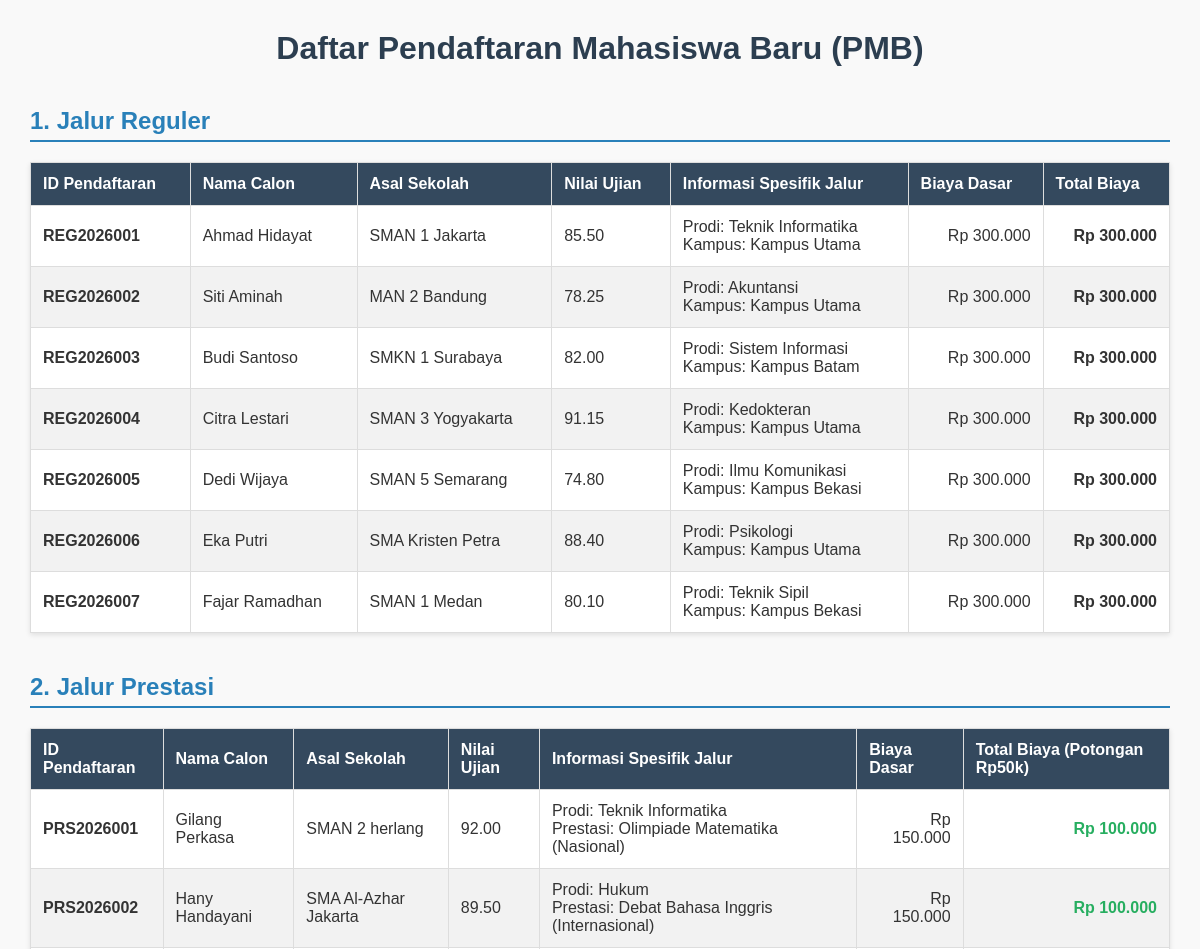
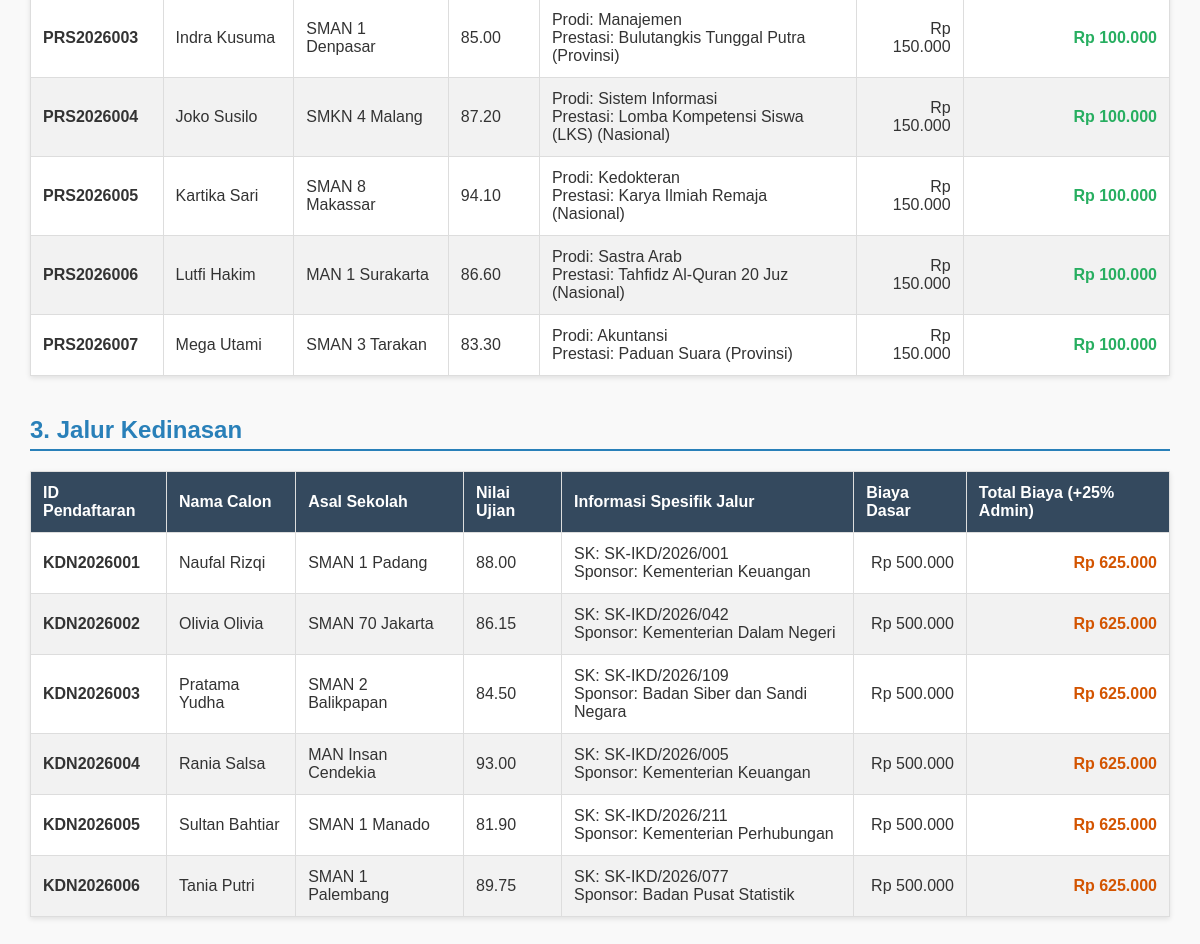
The page / on the database its author committed (2 pictures, top to bottom).
### tables this page shows
CREATE TABLE `tabel_pendaftaran` (
  `id_pendaftaran` varchar(10) NOT NULL,
  `nama_calon` varchar(100) NOT NULL,
  `asal_sekolah` varchar(100) NOT NULL,
  `nilai_ujian` decimal(5,2) NOT NULL,
  `biaya_pendaftaran_dasar` decimal(10,2) NOT NULL,
  `jalur_pendaftaran` varchar(20) NOT NULL CHECK (`jalur_pendaftaran` in ('Reguler','Prestasi','Kedinasan')),
  `pilihan_prodi` varchar(50) DEFAULT NULL,
  `lokasi_kampus` varchar(50) DEFAULT NULL,
  `jenis_prestasi` varchar(50) DEFAULT NULL,
  `tingkat_prestasi` varchar(30) DEFAULT NULL,
  `sk_ikatan_dinas` varchar(50) DEFAULT NULL,
  `instansi_sponsor` varchar(100) DEFAULT NULL
);

### pendaftaran.php (called while the page is built, shortened)
<?php
abstract class Pendaftaran
{
    protected $id_pendaftaran;
    protected $nama_calon;
    protected $asal_sekolah;
    protected $nilai_ujian;
    public function __construct($id, $nama, $sekolah, $nilai, $biaya)
    {
        $this->id_pendaftaran = $id;
        $this->nama_calon = $nama;
        $this->asal_sekolah = $sekolah;
        $this->nilai_ujian = $nilai;
        $this->biayaPendaftaranDasar = $biaya;
    }
    public function getIdPendaftaran()
    {
        return $this->id_pendaftaran;
    }
    public function getNamaCalon()
    {
        return $this->nama_calon;
    }
    public function getAsalSekolah()
    {
        return $this->asal_sekolah;
    }
    public function getNilaiUjian()
    {
        return $this->nilai_ujian;
    }
}
?>

### index.php (the view, shortened to what this page needs)
<?php
require_once 'pendaftaran.php';
require_once 'PendaftaranReguler.php';
require_once 'PendaftaranPrestasi.php';
require_once 'PendaftaranKedinasan.php';
$database = new Database();
$db = $database->getConnection();
$listReguler   = PendaftaranReguler::ambilDataReguler($db);
$listPrestasi  = PendaftaranPrestasi::ambilDataPrestasi($db);
$listKedinasan = PendaftaranKedinasan::ambilDataKedinasan($db);
?>
<!DOCTYPE html>
<html lang="id">
<head>
</head>
<body>
    <h1>Daftar Pendaftaran Mahasiswa Baru (PMB)</h1>
    <h2>1. Jalur Reguler</h2>
    <table>
        <thead>
            <tr>
                <th>ID Pendaftaran</th>
                <th>Nama Calon</th>
                <th>Asal Sekolah</th>
                <th>Nilai Ujian</th>
                <th>Informasi Spesifik Jalur</th>
                <th>Biaya Dasar</th>
                <th>Total Biaya</th>
            </tr>
        </thead>
        <tbody>
            <?php if (empty($listReguler)): ?>
                <tr><td colspan="7" style="text-align:center;">Tidak ada data pendaftar jalur reguler.</td></tr>
            <?php else: ?>
                <?php foreach ($listReguler as $reguler): ?>
                    <tr>
                        <td><strong><?= $reguler->getIdPendaftaran(); ?></strong></td>
                        <td><?= $reguler->getNamaCalon(); ?></td>
                        <td><?= $reguler->getAsalSekolah(); ?></td>
                        <td><?= $reguler->getNilaiUjian(); ?></td>
                        <td><?php $reguler->tampilkanInfoJalur(); ?></td>
                        <td class="text-right">Rp <?= number_format($reguler->hitungTotalBiaya(), 0, ',', '.'); ?></td>
                        <td class="text-right"><strong>Rp <?= number_format($reguler->hitungTotalBiaya(), 0, ',', '.'); ?></strong></td>
                    </tr>
                <?php endforeach; ?> <?php endif; ?>
        </tbody>
    </table>
    <h2>2. Jalur Prestasi</h2>
    <table>
        <thead>
            <tr>
                <th>ID Pendaftaran</th>
                <th>Nama Calon</th>
                <th>Asal Sekolah</th>
                <th>Nilai Ujian</th>
                <th>Informasi Spesifik Jalur</th>
                <th>Biaya Dasar</th>
                <th>Total Biaya (Potongan Rp50k)</th>
            </tr>
        </thead>
        <tbody>
            <?php if (empty($listPrestasi)): ?>
                <tr><td colspan="7" style="text-align:center;">Tidak ada data pendaftar jalur prestasi.</td></tr>
            <?php else: ?>
                <?php foreach ($listPrestasi as $prestasi): ?>
                    <tr>
                        <td><strong><?= $prestasi->getIdPendaftaran(); ?></strong></td>
                        <td><?= $prestasi->getNamaCalon(); ?></td>
                        <td><?= $prestasi->getAsalSekolah(); ?></td>
                        <td><?= $prestasi->getNilaiUjian(); ?></td>
                        <td><?php $prestasi->tampilkanInfoJalur(); ?></td>
                        <td class="text-right">Rp <?= number_format($prestasi->hitungTotalBiaya() + 50000, 0, ',', '.'); ?></td>
                        <td class="text-right" style="color: #27ae60;"><strong>Rp <?= number_format($prestasi->hitungTotalBiaya(), 0, ',', '.'); ?></strong></td>
                    </tr>
                <?php endforeach; ?> <?php endif; ?>
        </tbody>
    </table>
    <h2>3. Jalur Kedinasan</h2>
    <table>
        <thead>
            <tr>
                <th>ID Pendaftaran</th>
                <th>Nama Calon</th>
                <th>Asal Sekolah</th>
                <th>Nilai Ujian</th>
                <th>Informasi Spesifik Jalur</th>
                <th>Biaya Dasar</th>
                <th>Total Biaya (+25% Admin)</th>
            </tr>
        </thead>
        <tbody>
            <?php if (empty($listKedinasan)): ?>
                <tr><td colspan="7" style="text-align:center;">Tidak ada data pendaftar jalur kedinasan.</td></tr>
            <?php else: ?>
                <?php foreach ($listKedinasan as $kedinasan): ?>
                    <tr>
                        <td><strong><?= $kedinasan->getIdPendaftaran(); ?></strong></td>
                        <td><?= $kedinasan->getNamaCalon(); ?></td>
                        <td><?= $kedinasan->getAsalSekolah(); ?></td>
                        <td><?= $kedinasan->getNilaiUjian(); ?></td>
                        <td><?php $kedinasan->tampilkanInfoJalur(); ?></td>
                        <td class="text-right">Rp <?= number_format($kedinasan->hitungTotalBiaya() / 1.25, 0, ',', '.'); ?></td>
                        <td class="text-right" style="color: #d35400;"><strong>Rp <?= number_format($kedinasan->hitungTotalBiaya(), 0, ',', '.'); ?></strong></td>
                    </tr>
                <?php endforeach; ?> <?php endif; ?>
        </tbody>
    </table>
</body>
</html>

### PendaftaranReguler.php (shortened to what this page needs)
<?php
require_once 'pendaftaran.php';
class PendaftaranReguler extends Pendaftaran {
    private $pilihan_prodi;
    private $lokasi_kampus;
    public function __construct($id, $nama, $sekolah, $nilai, $biaya, $prodi, $kampus) {
        $this->pilihan_prodi = $prodi;
        $this->lokasi_kampus = $kampus;
    }
    public function hitungTotalBiaya() {
        return $this->biayaPendaftaranDasar;
    }
    public function tampilkanInfoJalur() {
        echo "Prodi: " . $this->pilihan_prodi . "<br>";
        echo "Kampus: " . $this->lokasi_kampus;
    }
    public static function ambilDataReguler($db_conn) {
        $query = "SELECT * FROM tabel_pendaftaran WHERE jalur_pendaftaran = 'Reguler'";
        $stmt = $db_conn->prepare($query);
        $stmt->execute();
        $hasil = [];
        while ($row = $stmt->fetch(PDO::FETCH_ASSOC)) {
            $hasil[] = new self(
                $row['id_pendaftaran'],
                $row['nama_calon'],
                $row['asal_sekolah'],
                $row['nilai_ujian'],
                $row['biaya_pendaftaran_dasar'],
                $row['pilihan_prodi'],
                $row['lokasi_kampus']
            );
        }
        return $hasil;
    }
}
?>

### PendaftaranPrestasi.php (shortened to what this page needs)
<?php
require_once 'pendaftaran.php';
class PendaftaranPrestasi extends Pendaftaran {
    private $pilihan_prodi;
    private $jenis_prestasi;
    private $tingkat_prestasi;
    public function __construct($id, $nama, $sekolah, $nilai, $biaya, $prodi, $jenis, $tingkat) {
        $this->pilihan_prodi = $prodi;
        $this->jenis_prestasi = $jenis;
        $this->tingkat_prestasi = $tingkat;
    }
    public function hitungTotalBiaya() {
        $potongan = 50000;
        $total = $this->biayaPendaftaranDasar - $potongan;
        return ($total < 0) ? 0 : $total;
    }
    public function tampilkanInfoJalur() {
        echo "Prodi: " . $this->pilihan_prodi . "<br>";
        echo "Prestasi: " . $this->jenis_prestasi . " (" . $this->tingkat_prestasi . ")";
    }
    public static function ambilDataPrestasi($db_conn) {
        $query = "SELECT * FROM tabel_pendaftaran WHERE jalur_pendaftaran = 'Prestasi'";
        $stmt = $db_conn->prepare($query);
        $stmt->execute();
        $hasil = [];
        while ($row = $stmt->fetch(PDO::FETCH_ASSOC)) {
            $hasil[] = new self(
                $row['id_pendaftaran'],
                $row['nama_calon'],
                $row['asal_sekolah'],
                $row['nilai_ujian'],
                $row['biaya_pendaftaran_dasar'],
                $row['pilihan_prodi'],
                $row['jenis_prestasi'],
                $row['tingkat_prestasi']
            );
        }
        return $hasil;
    }
}
?>

### PendaftaranKedinasan.php (shortened to what this page needs)
<?php
require_once 'pendaftaran.php';
class PendaftaranKedinasan extends Pendaftaran {
    private $sk_ikatan_dinas;
    private $instansi_sponsor;
    public function __construct($id, $nama, $sekolah, $nilai, $biaya, $sk, $sponsor) {
        $this->sk_ikatan_dinas = $sk;
        $this->instansi_sponsor = $sponsor;
    }
    public function hitungTotalBiaya() {
        $biayaTambahan = $this->biayaPendaftaranDasar * 0.25;
        return $this->biayaPendaftaranDasar + $biayaTambahan;
    }
    public function tampilkanInfoJalur() {
        echo "SK: " . $this->sk_ikatan_dinas . "<br>";
        echo "Sponsor: " . $this->instansi_sponsor;
    }
    public static function ambilDataKedinasan($db_conn) {
        $query = "SELECT * FROM tabel_pendaftaran WHERE jalur_pendaftaran = 'Kedinasan'";
        $stmt = $db_conn->prepare($query);
        $stmt->execute();
        $hasil = [];
        while ($row = $stmt->fetch(PDO::FETCH_ASSOC)) {
            $hasil[] = new self(
                $row['id_pendaftaran'],
                $row['nama_calon'],
                $row['asal_sekolah'],
                $row['nilai_ujian'],
                $row['biaya_pendaftaran_dasar'],
                $row['sk_ikatan_dinas'],
                $row['instansi_sponsor']
            );
        }
        return $hasil;
    }
}
?>

### index.php (style rules this page uses)
body { font-family: Arial, sans-serif; margin: 30px; background-color: #f9f9f9; color: #333; }
h1 { text-align: center; color: #2c3e50; margin-bottom: 40px; }
h2 { color: #2980b9; border-bottom: 2px solid #2980b9; padding-bottom: 5px; margin-top: 40px; }
table { width: 100%; border-collapse: collapse; margin-top: 15px; background: #fff; box-shadow: 0 2px 5px rgba(0,0,0,0.1); }
th, td { padding: 12px; text-align: left; border: 1px solid #ddd; }
th { background-color: #34495e; color: #fff; }
tr:nth-child(even) { background-color: #f2f2f2; }
.text-right { text-align: right; }

### rows shown on the page
tabel_pendaftaran: id_pendaftaran "REG2026001", nama_calon "Ahmad Hidayat", asal_sekolah "SMAN 1 Jakarta", nilai_ujian "85.50", pilihan_prodi "Teknik Informatika", lokasi_kampus "Kampus Utama", biaya_pendaftaran_dasar "300.000"
tabel_pendaftaran: id_pendaftaran "REG2026002", nama_calon "Siti Aminah", asal_sekolah "MAN 2 Bandung", nilai_ujian "78.25", pilihan_prodi "Akuntansi", lokasi_kampus "Kampus Utama", biaya_pendaftaran_dasar "300.000"
tabel_pendaftaran: id_pendaftaran "REG2026003", nama_calon "Budi Santoso", asal_sekolah "SMKN 1 Surabaya", nilai_ujian "82.00", pilihan_prodi "Sistem Informasi", lokasi_kampus "Kampus Batam", biaya_pendaftaran_dasar "300.000"
tabel_pendaftaran: id_pendaftaran "REG2026004", nama_calon "Citra Lestari", asal_sekolah "SMAN 3 Yogyakarta", nilai_ujian "91.15", pilihan_prodi "Kedokteran", lokasi_kampus "Kampus Utama", biaya_pendaftaran_dasar "300.000"
tabel_pendaftaran: id_pendaftaran "REG2026005", nama_calon "Dedi Wijaya", asal_sekolah "SMAN 5 Semarang", nilai_ujian "74.80", pilihan_prodi "Ilmu Komunikasi", lokasi_kampus "Kampus Bekasi", biaya_pendaftaran_dasar "300.000"
tabel_pendaftaran: id_pendaftaran "REG2026006", nama_calon "Eka Putri", asal_sekolah "SMA Kristen Petra", nilai_ujian "88.40", pilihan_prodi "Psikologi", lokasi_kampus "Kampus Utama", biaya_pendaftaran_dasar "300.000"
tabel_pendaftaran: id_pendaftaran "REG2026007", nama_calon "Fajar Ramadhan", asal_sekolah "SMAN 1 Medan", nilai_ujian "80.10", pilihan_prodi "Teknik Sipil", lokasi_kampus "Kampus Bekasi", biaya_pendaftaran_dasar "300.000"
tabel_pendaftaran: id_pendaftaran "PRS2026001", nama_calon "Gilang Perkasa", asal_sekolah "SMAN 2 herlang", nilai_ujian "92.00", pilihan_prodi "Teknik Informatika", jenis_prestasi "Olimpiade Matematika", tingkat_prestasi "Nasional", $prestasi->hitungTotalBiaya() + 50000 "150.000", biaya_pendaftaran_dasar "100.000"
tabel_pendaftaran: id_pendaftaran "PRS2026002", nama_calon "Hany Handayani", asal_sekolah "SMA Al-Azhar Jakarta", nilai_ujian "89.50", pilihan_prodi "Hukum", jenis_prestasi "Debat Bahasa Inggris", tingkat_prestasi "Internasional", $prestasi->hitungTotalBiaya() + 50000 "150.000", biaya_pendaftaran_dasar "100.000"
tabel_pendaftaran: id_pendaftaran "PRS2026003", nama_calon "Indra Kusuma", asal_sekolah "SMAN 1 Denpasar", nilai_ujian "85.00", pilihan_prodi "Manajemen", jenis_prestasi "Bulutangkis Tunggal Putra", tingkat_prestasi "Provinsi", $prestasi->hitungTotalBiaya() + 50000 "150.000", biaya_pendaftaran_dasar "100.000"
tabel_pendaftaran: id_pendaftaran "PRS2026004", nama_calon "Joko Susilo", asal_sekolah "SMKN 4 Malang", nilai_ujian "87.20", pilihan_prodi "Sistem Informasi", jenis_prestasi "Lomba Kompetensi Siswa (LKS)", tingkat_prestasi "Nasional", $prestasi->hitungTotalBiaya() + 50000 "150.000", biaya_pendaftaran_dasar "100.000"
tabel_pendaftaran: id_pendaftaran "PRS2026005", nama_calon "Kartika Sari", asal_sekolah "SMAN 8 Makassar", nilai_ujian "94.10", pilihan_prodi "Kedokteran", jenis_prestasi "Karya Ilmiah Remaja", tingkat_prestasi "Nasional", $prestasi->hitungTotalBiaya() + 50000 "150.000", biaya_pendaftaran_dasar "100.000"
tabel_pendaftaran: id_pendaftaran "PRS2026006", nama_calon "Lutfi Hakim", asal_sekolah "MAN 1 Surakarta", nilai_ujian "86.60", pilihan_prodi "Sastra Arab", jenis_prestasi "Tahfidz Al-Quran 20 Juz", tingkat_prestasi "Nasional", $prestasi->hitungTotalBiaya() + 50000 "150.000", biaya_pendaftaran_dasar "100.000"
tabel_pendaftaran: id_pendaftaran "PRS2026007", nama_calon "Mega Utami", asal_sekolah "SMAN 3 Tarakan", nilai_ujian "83.30", pilihan_prodi "Akuntansi", jenis_prestasi "Paduan Suara", tingkat_prestasi "Provinsi", $prestasi->hitungTotalBiaya() + 50000 "150.000", biaya_pendaftaran_dasar "100.000"
tabel_pendaftaran: id_pendaftaran "KDN2026001", nama_calon "Naufal Rizqi", asal_sekolah "SMAN 1 Padang", nilai_ujian "88.00", sk_ikatan_dinas "SK-IKD/2026/001", instansi_sponsor "Kementerian Keuangan", $kedinasan->hitungTotalBiaya()/1.25 "500.000", biaya_pendaftaran_dasar "625.000"
tabel_pendaftaran: id_pendaftaran "KDN2026002", nama_calon "Olivia Olivia", asal_sekolah "SMAN 70 Jakarta", nilai_ujian "86.15", sk_ikatan_dinas "SK-IKD/2026/042", instansi_sponsor "Kementerian Dalam Negeri", $kedinasan->hitungTotalBiaya()/1.25 "500.000", biaya_pendaftaran_dasar "625.000"
tabel_pendaftaran: id_pendaftaran "KDN2026003", nama_calon "Pratama Yudha", asal_sekolah "SMAN 2 Balikpapan", nilai_ujian "84.50", sk_ikatan_dinas "SK-IKD/2026/109", instansi_sponsor "Badan Siber dan Sandi Negara", $kedinasan->hitungTotalBiaya()/1.25 "500.000", biaya_pendaftaran_dasar "625.000"
tabel_pendaftaran: id_pendaftaran "KDN2026004", nama_calon "Rania Salsa", asal_sekolah "MAN Insan Cendekia", nilai_ujian "93.00", sk_ikatan_dinas "SK-IKD/2026/005", instansi_sponsor "Kementerian Keuangan", $kedinasan->hitungTotalBiaya()/1.25 "500.000", biaya_pendaftaran_dasar "625.000"
tabel_pendaftaran: id_pendaftaran "KDN2026005", nama_calon "Sultan Bahtiar", asal_sekolah "SMAN 1 Manado", nilai_ujian "81.90", sk_ikatan_dinas "SK-IKD/2026/211", instansi_sponsor "Kementerian Perhubungan", $kedinasan->hitungTotalBiaya()/1.25 "500.000", biaya_pendaftaran_dasar "625.000"
tabel_pendaftaran: id_pendaftaran "KDN2026006", nama_calon "Tania Putri", asal_sekolah "SMAN 1 Palembang", nilai_ujian "89.75", sk_ikatan_dinas "SK-IKD/2026/077", instansi_sponsor "Badan Pusat Statistik", $kedinasan->hitungTotalBiaya()/1.25 "500.000", biaya_pendaftaran_dasar "625.000"
